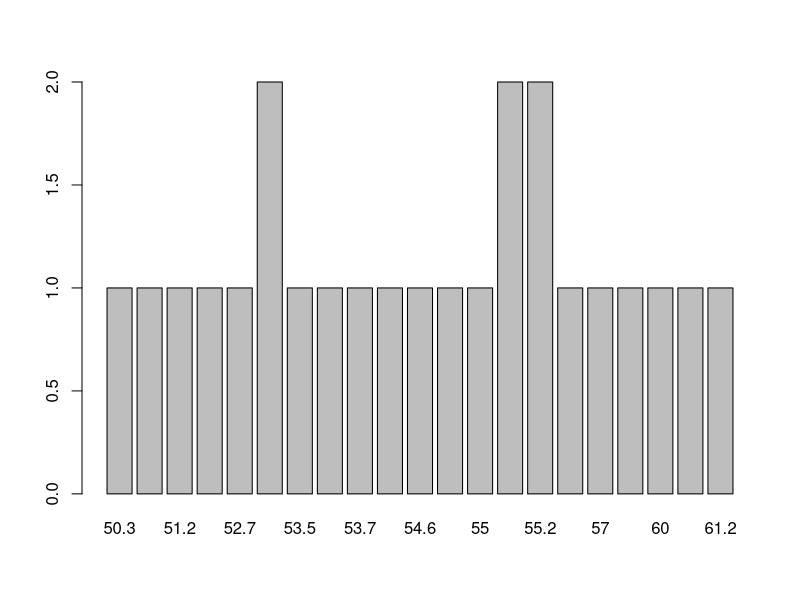
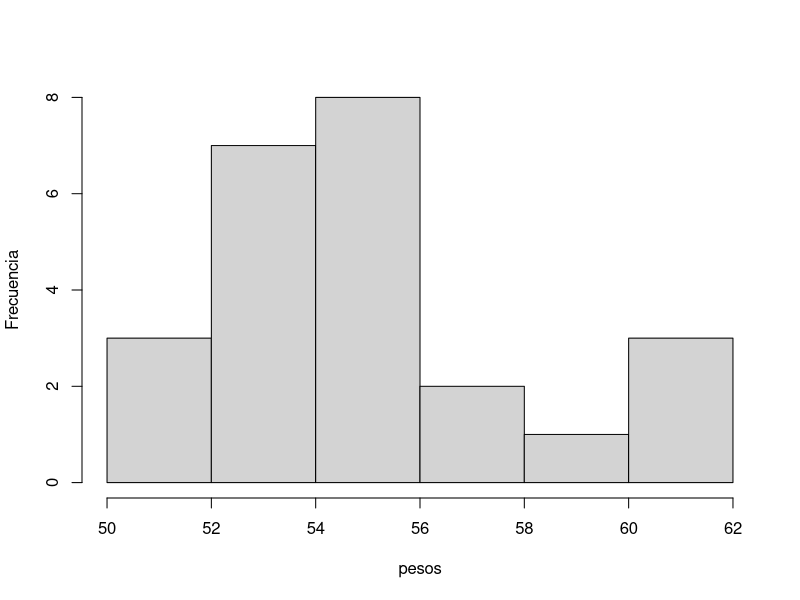
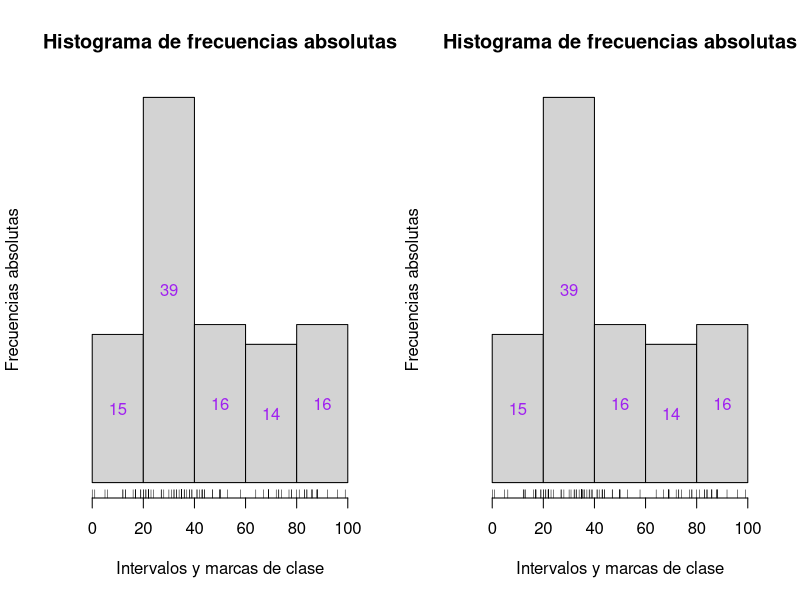

Recreate these plots in R, in order.
## ---- chunk 1
knitr::opts_chunk$set(echo = TRUE, comment = NA)
## ---- chunk 2
pesos = c(55.2,54.0,55.2,53.7,60.2,53.2,54.6,55.1,51.2,53.2,54.8,52.3,56.9,57.0,55.0,
          53.5,50.9,55.1,53.6,61.2,59.5,50.3,52.7,60.0)
## ---- chunk 3
barplot(table(pesos))
## ---- chunk 4
hist(pesos, breaks = 6, right = FALSE, main = "", ylab = "Frecuencia", xlab = "pesos")
## ---- chunk 5
crabs = read.table("../data/datacrab.txt", header = TRUE)
str(crabs)
cw = crabs$width
## ---- chunk 6
n = length(cw)
k1 = ceiling(sqrt(n))
k1
## ---- chunk 7
k2 = ceiling(1+log(n,2))
k2
## ---- chunk 8
As = 3.5*sd(cw)*n^(-1/3) #Amplitud teórica
k3 = ceiling(diff(range(cw))/As)
k3
## ---- chunk 9
#Amplitud teórica
Afd = 2*(quantile(cw,0.75, names = FALSE)-quantile(cw,0.25,names = FALSE))*n^(-1/3) 
k4 = ceiling(diff(range(cw))/Afd)
k4
## ---- chunk 10
nclass.Sturges(cw)
nclass.scott(cw)
nclass.FD(cw)
## ---- chunk 11
A = diff(range(cw)) / 10
A
## ---- chunk 12
A = 1.3
## ---- chunk 13
L1 = min(cw)-1/2*0.1
L1
## ---- chunk 14
L2 = L1 + A
L3 = L2 + A
L4 = L3 + A
L5 = L4 + A
L6 = L5 + A
L7 = L6 + A
L8 = L7 + A
L9 = L8 + A
L10 = L9 + A
L11 = L10 + A
L = c(L1,L2,L3,L4,L5,L6,L7,L8,L9,L10,L11)
L
## ---- chunk 15
L = L1 + A*(0:10)
L
## ---- chunk 16
X1 = (L[1]+L[2])/2
X1
## ---- chunk 17
X2 = X1 + A
X3 = X2 + A
X4 = X3 + A
X5 = X4 + A
X6 = X5 + A
X7 = X6 + A
X8 = X7 + A
X9 = X8 + A
X10 = X9 + A
X = c(X1,X2,X3,X4,X5,X6,X7,X8,X9,X10)
X
## ---- chunk 18
X = X1 + A*(0:9)
X
## ---- chunk 19
X = (L[1:length(L)-1]+L[2:length(L)])/2
X
## ---- chunk 20
#Primera función
TablaFrecs = function(x,k,A,p){ 
  L = min(x)-p/2+A*(0:k)
  x_cut = cut(x, breaks = L, right=FALSE)
  intervals = levels(x_cut)
  mc = (L[1]+L[2])/2+A*(0:(k-1))
  Fr.abs = as.vector(table(x_cut)) 
  Fr.rel = round(Fr.abs/length(x),4) 
  Fr.cum.abs = cumsum(Fr.abs) 
  Fr.cum.rel = cumsum(Fr.rel)
  tabla = data.frame(intervals, mc, Fr.abs, Fr.cum.abs, Fr.rel, Fr.cum.rel)
  tabla
  }
## ---- chunk 21
TablaFrecs.L = function(x,L,V){
  x_cut = cut(x, breaks=L, right=FALSE, include.lowest=V)
  intervals = levels(x_cut)
  mc = (L[1:(length(L)-1)]+L[2:length(L)])/2
  Fr.abs = as.vector(table(x_cut)) 
  Fr.rel = round(Fr.abs/length(x),4)
  Fr.cum.abs = cumsum(Fr.abs)
  Fr.cum.rel = cumsum(Fr.rel)
  tabla = data.frame(intervals, mc, Fr.abs, Fr.cum.abs, Fr.rel, Fr.cum.rel)
  tabla
  }
## ---- chunk 22
n = c(length(which(cw>=L[1] & cw<L[2])),length(which(cw>=L[2] & cw<L[3])),length(which(cw>=L[3] & cw<L[4])),length(which(cw>=L[4] & cw<L[5])),length(which(cw>=L[5] & cw<L[6])),length(which(cw>=L[6] & cw<L[7])),length(which(cw>=L[7] & cw<L[8])),length(which(cw>=L[8] & cw<L[9])),length(which(cw>=L[9] & cw<L[10])),length(which(cw>=L[10] & cw<L[11])))
N = cumsum(n)
f = round(n/N[10],4)
FF = cumsum(f)
## ---- chunk 23
TablaFrecs(cw,10,1.3,0.1)
## ---- chunk 24
TablaFrecs.L(cw,L,FALSE)
## ---- chunk 25
set.seed(4)
notas = sample(0:10,100, replace = TRUE)
set.seed(NULL)
## ---- chunk 26
notas
## ---- chunk 27
#Definimos vector de extremos
L = c(0,5,7,9,10)
#Definimos notas1 como el resultado de la codificación en intervalos utilizando como 
#etiquetas los propios intervalos
notas1 = cut(notas, breaks = L, right = FALSE, include.lowest = TRUE)
notas1
## ---- chunk 28
#Definimos las marcas de clase
MC = (L[1:length(L)-1]+L[2:length(L)])/2
#Definimos notas2 como el resultado de la codificación en intervalos utilizando como 
#etiquetas las marcas de clase
notas2 = cut(notas, breaks = L, labels = MC, right = FALSE, include.lowest = TRUE)
notas2
## ---- chunk 29
#Definimos notas3 como el resultado de la codificación en intervalos utilizando como 
#etiquetas la posición ordenada del intervalo (1, 2, 3 o 4)
notas3 = cut(notas, breaks = L, labels = FALSE, right = FALSE, include.lowest = TRUE)
notas3
## ---- chunk 30
#Definimos notas4 como el resultado de la codificación en intervalos utilizando como 
#etiquetas Susp, Aprob, Not y Exc
notas4 = cut(notas, breaks = L, labels = c("Susp", "Aprob", "Not", "Exc"), right = FALSE, include.lowest = TRUE)
notas4
## ---- chunk 31
cut(notas, breaks = 4, right = FALSE, include.lowest = TRUE)
## ---- chunk 32
table(notas4) #Fr. Abs
prop.table(table(notas4)) #Fr. Rel
## ---- chunk 33
cumsum(table(notas4)) #Fr. Abs. Cum
cumsum(prop.table(table(notas4))) #Fr. Rel. Cum
## ---- chunk 34
notasHist = hist(notas, breaks = L, right = FALSE, include.lowest = TRUE, plot = FALSE)
FAbs = notasHist$count
FRel = prop.table(FAbs)
FAbsCum = cumsum(FAbs)
FRelCum = cumsum(FRel)
## ---- chunk 35
intervalos = c("[0,5)","[5,7)","[7,9)","[9,10]")
calificacion = c("Suspenso", "Aprobado", "Notable", "Excelente")
marcas = notasHist$mids
tabla.Fr = data.frame(intervalos,calificacion,marcas,FAbs,FAbsCum,FRel,FRelCum)
tabla.Fr
## ---- chunk 36
TablaFrecs.L(notas, L, TRUE)
## ---- chunk 37
histAbs = function(x,L) {
  h = hist(x, breaks = L, right = FALSE, freq = FALSE,
           xaxt = "n", yaxt = "n", col = "lightgray", 
           main = "Histograma de frecuencias absolutas", 
           xlab = "Intervalos y marcas de clase",ylab = "Frecuencias absolutas")
  axis(1, at=L)
  text(h$mids, h$density/2, labels=h$counts, col="purple") 
  }
## ---- chunk 38
set.seed(1)
edades = c(sample(0:99,80,replace = TRUE),rep(35,10),rep(22,5),rep(17,3),50,50)
extremos = c(0,20,40,60,80,100)
par(mfrow=c(1, 2))
histAbs(edades, extremos)
rug(edades)
histAbs(edades, extremos)
rug(jitter(edades))
par(mfrow=c(1,1))
set.seed(NULL)
## ---- chunk 39
histAbsCum = function(x,L) {
  h = hist(x, breaks = L, right = FALSE , plot = FALSE) 
  h$density = cumsum(h$density)
  plot(h, freq = FALSE, xaxt = "n", yaxt = "n", col = "lightgray", 
       main = "Histograma de frecuencias absolutas acumuladas", xlab = "Intervalos", 
       ylab = "Frec. absolutas acumuladas")
  axis(1, at=L)
  text(h$mids, h$density/2, labels = cumsum(h$counts), col = "purple") 
  }
## ---- chunk 40
histRel = function(x,L) {
  h = hist(x, breaks=L, right=FALSE , plot=FALSE)
  t = round(1.1*max(max(density(x)[[2]]),h$density),2) 
  plot(h, freq = FALSE, col = "lightgray", 
       main = "Histograma de frec. relativas y curva de densidad estimada", 
       xaxt="n", ylim=c(0,t), xlab="Intervalos", ylab="Densidades")
  axis(1, at = L) 
  text(h$mids, h$density/2, labels = round(h$counts/length(x),2), col = "blue")
  lines(density(x), col = "purple", lwd = 2) 
  }
## ---- chunk 41
histRelCum = function(x,L){
  h = hist(x, breaks = L, right = FALSE , plot = FALSE)
  h$density = cumsum(h$counts)/length(x)
  plot(h, freq = FALSE, 
      main = "Histograma de frec. rel. acumuladas\n y curva de distribución estimada", 
      xaxt = "n", col = "lightgray", xlab = "Intervalos", 
      ylab = "Frec. relativas acumuladas") 
  axis(1, at = L)
  text(h$mids, h$density/2, labels = round(h$density ,2), col = "blue")
  dens.x = density(x)
  dens.x$y = cumsum(dens.x$y)*(dens.x$x[2]-dens.x$x[1]) 
  lines(dens.x,col = "red",lwd = 2)
}
